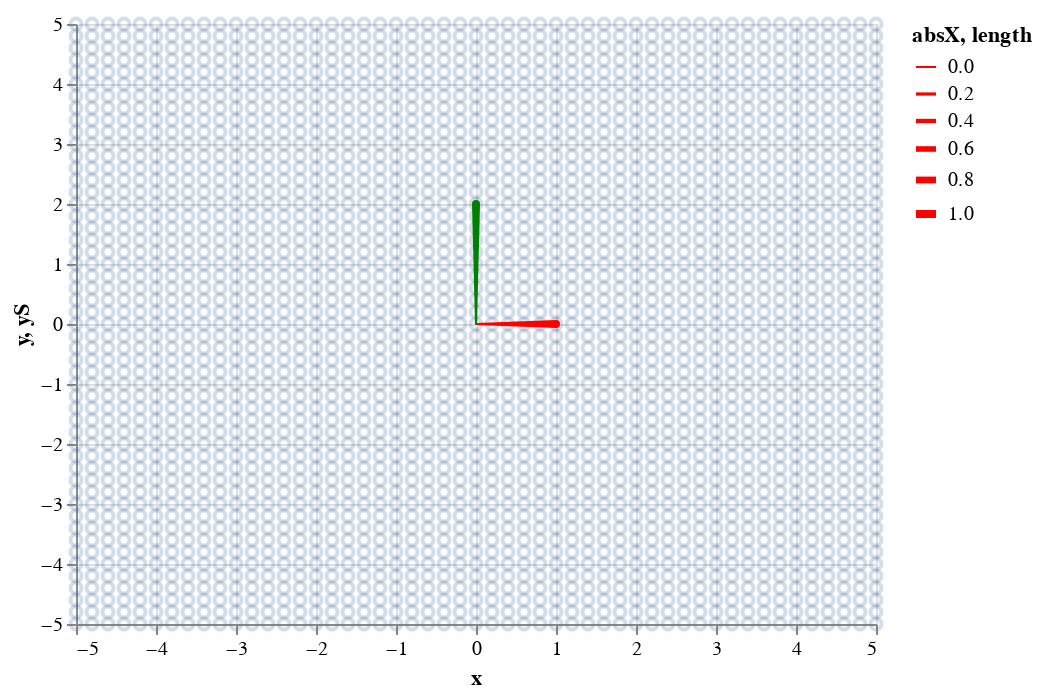

The notebook cell saved with this chart:
### Markdown cell above
We can also add vectors to rotate around.

To see this, lets first define the y-direction vector, `(1, 0)` as $j$. 

We can, of course, scale this vector too.

Try it with the slider.

### Code cell
slider = alt.binding_range(min=-5, max=5, step=.1)
selector = alt.selection_single(name="scalar", fields=["scalar"],
                               bind=slider, init={'scalar': 2})


popPopY = alt.Chart(yUnitVector).mark_trail(color='green').encode(
    x='x:Q',
    y='yS:Q',
    size='length:Q').transform_calculate(length=alt.expr.sqrt(alt.datum.x + alt.datum.y),
                                      yS = alt.datum.y * selector.scalar).add_selection(
    selector)

pointsIn2D + showX + popPopY

### Figure 1 — Vega-Lite specification as saved in the notebook (floating-point values rounded to 4 significant figures; data arrays with more than 128 entries replaced by an {"elided": "..."} marker saying what was removed)
{"config": {"view": {"continuousWidth": 400, "continuousHeight": 300}}, "layer": [{"data": {"name": "data-e0b4498baa4d4bb18c34d9cc396031a1"}, "mark": {"type": "point", "opacity": 0.25}, "encoding": {"x": {"type": "quantitative", "field": "x"}, "y": {"type": "quantitative", "field": "y"}}}, {"data": {"name": "data-f10cd96596c26ba69b4cb7d437f1df1c"}, "mark": {"type": "trail", "color": "red"}, "encoding": {"size": {"type": "quantitative", "field": "absX"}, "x": {"type": "quantitative", "field": "x"}, "y": {"type": "quantitative", "field": "y"}}, "transform": [{"calculate": "abs(datum.x)", "as": "absX"}]}, {"data": {"name": "data-a0913454feaf3f2091adadcd3eb6b592"}, "mark": {"type": "trail", "color": "green"}, "encoding": {"size": {"type": "quantitative", "field": "length"}, "x": {"type": "quantitative", "field": "x"}, "y": {"type": "quantitative", "field": "yS"}}, "selection": {"scalar": {"type": "single", "fields": ["scalar"], "bind": {"input": "range", "max": 5, "min": -5, "step": 0.1}, "init": {"scalar": 2}}}, "transform": [{"calculate": "sqrt((datum.x + datum.y))", "as": "length"}, {"calculate": "(datum.y * scalar.scalar)", "as": "yS"}]}], "$schema": "https://vega.github.io/schema/vega-lite/v4.8.1.json", "datasets": {"data-e0b4498baa4d4bb18c34d9cc396031a1": {"elided": "2601 records"}, "data-f10cd96596c26ba69b4cb7d437f1df1c": [{"x": 0.0, "y": 0.0}, {"x": 1.0, "y": 0.0}], "data-a0913454feaf3f2091adadcd3eb6b592": [{"x": 0.0, "y": 0.0}, {"x": 0.0, "y": 1.0}]}}
